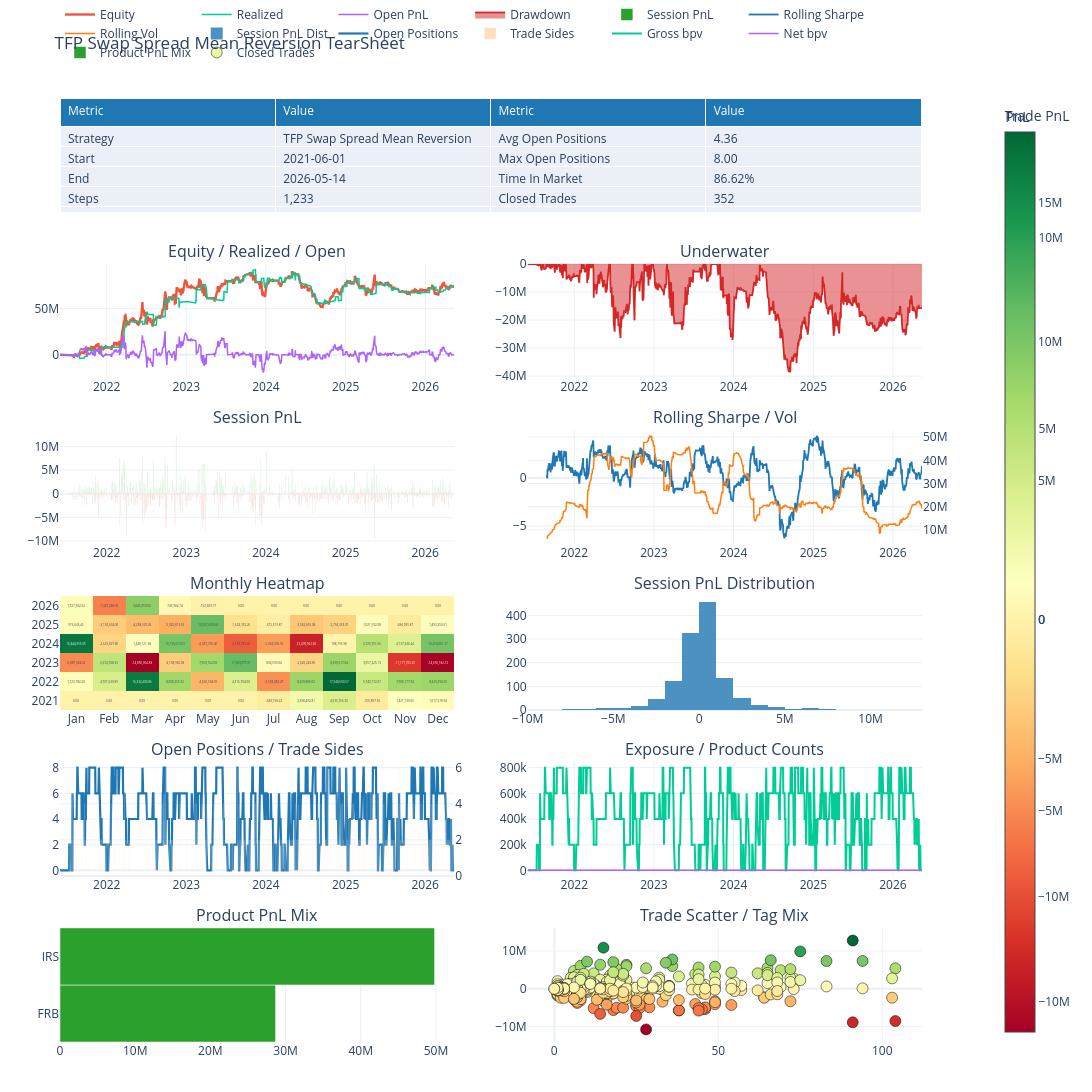

This figure's notebook cell:
### Markdown cell above
## Tearsheet

### Code cell
try:
    tearsheet = QueryBacktestTearSheet.from_backtest(bt)
    plotly_fig = tearsheet.plot_plotly()
    plotly_fig.show()
except Exception as e:
    print(f'Tearsheet generation: {e}')
    # Fallback: basic stats
    if len(mtm) > 1:
        daily = mtm.diff().dropna()
        sharpe = daily.mean() / daily.std() * np.sqrt(252) if daily.std() > 0 else 0
        max_dd = (mtm - mtm.cummax()).min()
        print(f'\nFinal P&L:  {mtm.iloc[-1]:,.0f}')
        print(f'Sharpe:     {sharpe:.2f}')
        print(f'Max DD:     {max_dd:,.0f}')
        print(f'Daily vol:  {daily.std():,.0f}')

### Figure 1 — Plotly figure (JSON) as saved in the notebook; plotly's stock layout.template omitted (floating-point values rounded to 4 significant figures; data arrays with more than 128 entries replaced by an {"elided": "..."} marker saying what was removed)
{"data": [{"cells": {"align": "left", "values": [["Strategy", "Start", "End", "Steps", "Sessions", "Total PnL", "Realized PnL", "Open PnL", "Gross Realized", "Fees", "Avg Session PnL", "Best Session", "Worst Session", "Positive Sessions", "Negative Sessions", "Session Vol", "Sharpe", "Sortino", "Max Drawdown", "Current Drawdown", "VaR 95", "CVaR 95", "Entry Count", "Exit Count", "Trade Sides", "Active Trading Sessions", "Avg Entries / Session", "Avg Exits / Session", "Avg Sides / Session", "Avg Entries / Active Session", "Avg Exits / Active Session"], ["TFP Swap Spread Mean Reversion", "2021-06-01", "2026-05-14", "1,233", "1,233", "73,924,250.22", "73,924,250.22", "0.00", "87,287,864.35", "8,800,000.00", "59,954.79", "12,282,620.27", "-9,451,445.40", "43.23%", "43.47%", "28,396,577.90", "0.53", "0.68", "-38,651,817.76", "-15,799,779.03", "-2,573,210.88", "-4,298,325.29", "352", "352", "704", "281", "0.29", "0.29", "0.57", "1.25", "1.25"], ["Avg Open Positions", "Max Open Positions", "Time In Market", "Closed Trades", "Winning Trades", "Losing Trades", "Flat Trades", "Open Trades", "Trade Hit Rate", "Profit Factor", "Payoff Ratio", "Gross Profit", "Gross Loss", "Expectancy", "Avg Trade PnL", "Median Trade PnL", "Avg Win", "Median Win", "Avg Loss", "Median Loss", "Max Win Trade", "Max Loss Trade", "Avg Hold Days", "Median Hold Days", "P90 Hold Days", "Avg Winner Hold", "Avg Loser Hold", "Avg Hold Steps", "Max Win Streak", "Max Loss Streak", "Current Trade Streak"], ["4.36", "8.00", "86.62%", "352", "187", "165", "0", "0", "53.12%", "1.26", "1.11", "376,288,101.29", "297,800,236.95", "222,976.89", "222,976.89", "39,709.56", "2,012,235.84", "1,239,689.15", "-1,804,849.92", "-1,062,326.95", "12,774,899.59", "-10,799,606.54", "22.35", "14.00", "56.80", "24.73", "19.65", "15.34", "8", "8", "Loss 2"]]}, "domain": {"x": [0, 0.94], "y": [0.8792, 1]}, "header": {"align": "left", "fill": {"color": "#1f77b4"}, "font": {"color": "white"}, "values": ["Metric", "Value", "Metric", "Value"]}, "type": "table"}, {"line": {"width": 2.4}, "mode": "lines", "name": "Equity", "type": "scatter", "x": {"elided": "1233 str values"}, "xaxis": "x", "y": {"elided": "1233 float values"}, "yaxis": "y"}, {"line": {"width": 1.5}, "mode": "lines", "name": "Realized", "type": "scatter", "x": {"elided": "1233 str values"}, "xaxis": "x", "y": {"elided": "1233 float values"}, "yaxis": "y"}, {"line": {"width": 1.5}, "mode": "lines", "name": "Open PnL", "type": "scatter", "x": {"elided": "1233 str values"}, "xaxis": "x", "y": {"elided": "1233 float values"}, "yaxis": "y"}, {"fill": "tozeroy", "line": {"color": "#d62728", "width": 1.8}, "mode": "lines", "name": "Drawdown", "type": "scatter", "x": {"elided": "1233 str values"}, "xaxis": "x2", "y": {"elided": "1233 float values"}, "yaxis": "y2"}, {"marker": {"color": {"elided": "1233 str values"}}, "name": "Session PnL", "type": "bar", "x": {"elided": "1233 str values"}, "xaxis": "x3", "y": {"elided": "1233 float values"}, "yaxis": "y3"}, {"line": {"color": "#1f77b4", "width": 1.8}, "mode": "lines", "name": "Rolling Sharpe", "type": "scatter", "x": {"elided": "1233 str values"}, "xaxis": "x4", "y": {"elided": "1233 float values"}, "yaxis": "y4"}, {"line": {"color": "#ff7f0e", "width": 1.5}, "mode": "lines", "name": "Rolling Vol", "type": "scatter", "x": {"elided": "1233 str values"}, "xaxis": "x4", "y": {"elided": "1233 float values"}, "yaxis": "y5"}, {"colorbar": {"title": {"text": "PnL"}}, "colorscale": [[0, "rgb(165,0,38)"], [0.1, "rgb(215,48,39)"], [0.2, "rgb(244,109,67)"], [0.3, "rgb(253,174,97)"], [0.4, "rgb(254,224,139)"], [0.5, "rgb(255,255,191)"], [0.6, "rgb(217,239,139)"], [0.7, "rgb(166,217,106)"], [0.8, "rgb(102,189,99)"], [0.9, "rgb(26,152,80)"], [1, "rgb(0,104,55)"]], "text": [["0.00", "0.00", "0.00", "0.00", "0.00", "0.00", "-649,158.22", "2,398,492.81", "4,535,765.20", "-750,897.56", "1,421,199.66", "1,017,578.94"], ["1,723,782.20", "4,701,639.89", "16,332,400.86", "8,008,255.92", "-4,606,594.59", "4,316,704.00", "-6,568,482.27", "8,239,886.02", "17,548,600.57", "5,749,172.07", "7,985,177.94", "8,329,396.25"], ["-6,887,364.32", "6,274,708.33", "-14,850,904.83", "-3,138,965.58", "7,959,162.08", "11,063,275.91", "834,599.04", "-2,620,243.85", "8,299,617.64", "3,057,225.13", "-11,171,706.25", "-14,655,182.72"], ["16,444,355.05", "-2,623,827.86", "1,448,121.38", "10,135,619.53", "-6,051,395.40", "-9,155,072.66", "-5,924,996.91", "-12,478,962.66", "188,795.98", "6,720,761.66", "4,137,346.44", "10,259,061.17"], ["976,645.45", "-3,130,634.90", "-4,258,527.26", "-5,020,813.55", "10,927,439.64", "-1,624,332.26", "-372,519.87", "-3,542,855.08", "-2,794,333.37", "1,021,592.08", "-684,095.87", "1,493,253.61"], ["1,727,302.52", "-7,427,248.90", "9,045,059.02", "743,982.74", "-152,609.77", "0.00", "0.00", "0.00", "0.00", "0.00", "0.00", "0.00"]], "texttemplate": "%{text}", "type": "heatmap", "x": ["Jan", "Feb", "Mar", "Apr", "May", "Jun", "Jul", "Aug", "Sep", "Oct", "Nov", "Dec"], "xaxis": "x5", "y": ["2021", "2022", "2023", "2024", "2025", "2026"], "yaxis": "y6", "z": [[0.0, 0.0, 0.0, 0.0, 0.0, 0.0, -649200.0, 2398000.0, 4536000.0, -750900.0, 1421000.0, 1018000.0], [1724000.0, 4702000.0, 16330000.0, 8008000.0, -4607000.0, 4317000.0, -6568000.0, 8240000.0, 17550000.0, 5749000.0, 7985000.0, 8329000.0], [-6887000.0, 6275000.0, -14850000.0, -3139000.0, 7959000.0, 11060000.0, 834600.0, -2620000.0, 8300000.0, 3057000.0, -11170000.0, -14660000.0], [16440000.0, -2624000.0, 1448000.0, 10140000.0, -6051000.0, -9155000.0, -5925000.0, -12480000.0, 188800.0, 6721000.0, 4137000.0, 10260000.0], [976600.0, -3131000.0, -4259000.0, -5021000.0, 10930000.0, -1624000.0, -372500.0, -3543000.0, -2794000.0, 1022000.0, -684100.0, 1493000.0], [1727000.0, -7427000.0, 9045000.0, 744000.0, -152600.0, 0.0, 0.0, 0.0, 0.0, 0.0, 0.0, 0.0]]}, {"marker": {"color": "#1f77b4"}, "name": "Session PnL Dist", "nbinsx": 30, "opacity": 0.8, "type": "histogram", "x": {"elided": "1233 float values"}, "xaxis": "x6", "yaxis": "y7"}, {"line": {"color": "#1f77b4", "width": 2.2}, "mode": "lines", "name": "Open Positions", "type": "scatter", "x": {"elided": "1233 str values"}, "xaxis": "x7", "y": {"elided": "1233 float values"}, "yaxis": "y8"}, {"marker": {"color": "#ff7f0e"}, "name": "Trade Sides", "opacity": 0.25, "type": "bar", "x": {"elided": "1233 str values"}, "xaxis": "x7", "y": {"elided": "1233 float values"}, "yaxis": "y9"}, {"line": {"width": 2}, "mode": "lines", "name": "Gross bpv", "type": "scatter", "x": {"elided": "1233 str values"}, "xaxis": "x8", "y": {"elided": "1233 float values"}, "yaxis": "y10"}, {"line": {"width": 1.5}, "mode": "lines", "name": "Net bpv", "type": "scatter", "x": {"elided": "1233 str values"}, "xaxis": "x8", "y": {"elided": "1233 float values"}, "yaxis": "y10"}, {"marker": {"color": ["#2ca02c", "#2ca02c"]}, "name": "Product PnL Mix", "orientation": "h", "type": "bar", "x": [28670000.0, 49820000.0], "xaxis": "x9", "y": ["FRB", "IRS"], "yaxis": "y11"}, {"marker": {"color": {"elided": "352 float values"}, "colorbar": {"title": {"text": "Trade PnL"}}, "colorscale": [[0, "rgb(165,0,38)"], [0.1, "rgb(215,48,39)"], [0.2, "rgb(244,109,67)"], [0.3, "rgb(253,174,97)"], [0.4, "rgb(254,224,139)"], [0.5, "rgb(255,255,191)"], [0.6, "rgb(217,239,139)"], [0.7, "rgb(166,217,106)"], [0.8, "rgb(102,189,99)"], [0.9, "rgb(26,152,80)"], [1, "rgb(0,104,55)"]], "line": {"color": "black", "width": 0.5}, "showscale": true, "size": 11}, "mode": "markers", "name": "Closed Trades", "text": {"elided": "352 str values"}, "type": "scatter", "x": {"elided": "352 float values"}, "xaxis": "x10", "y": {"elided": "352 float values"}, "yaxis": "y12"}], "layout": {"annotations": [{"font": {"size": 16}, "showarrow": false, "text": "Equity / Realized / Open", "x": 0.215, "xanchor": "center", "xref": "paper", "y": 0.8242, "yanchor": "bottom", "yref": "paper"}, {"font": {"size": 16}, "showarrow": false, "text": "Underwater", "x": 0.725, "xanchor": "center", "xref": "paper", "y": 0.8242, "yanchor": "bottom", "yref": "paper"}, {"font": {"size": 16}, "showarrow": false, "text": "Session PnL", "x": 0.215, "xanchor": "center", "xref": "paper", "y": 0.6483, "yanchor": "bottom", "yref": "paper"}, {"font": {"size": 16}, "showarrow": false, "text": "Rolling Sharpe / Vol", "x": 0.725, "xanchor": "center", "xref": "paper", "y": 0.6483, "yanchor": "bottom", "yref": "paper"}, {"font": {"size": 16}, "showarrow": false, "text": "Monthly Heatmap", "x": 0.215, "xanchor": "center", "xref": "paper", "y": 0.4725, "yanchor": "bottom", "yref": "paper"}, {"font": {"size": 16}, "showarrow": false, "text": "Session PnL Distribution", "x": 0.725, "xanchor": "center", "xref": "paper", "y": 0.4725, "yanchor": "bottom", "yref": "paper"}, {"font": {"size": 16}, "showarrow": false, "text": "Open Positions / Trade Sides", "x": 0.215, "xanchor": "center", "xref": "paper", "y": 0.2967, "yanchor": "bottom", "yref": "paper"}, {"font": {"size": 16}, "showarrow": false, "text": "Exposure / Product Counts", "x": 0.725, "xanchor": "center", "xref": "paper", "y": 0.2967, "yanchor": "bottom", "yref": "paper"}, {"font": {"size": 16}, "showarrow": false, "text": "Product PnL Mix", "x": 0.215, "xanchor": "center", "xref": "paper", "y": 0.1208, "yanchor": "bottom", "yref": "paper"}, {"font": {"size": 16}, "showarrow": false, "text": "Trade Scatter / Tag Mix", "x": 0.725, "xanchor": "center", "xref": "paper", "y": 0.1208, "yanchor": "bottom", "yref": "paper"}], "height": 2400, "legend": {"orientation": "h", "x": 0, "xanchor": "left", "y": 1.02, "yanchor": "bottom"}, "margin": {"b": 50, "l": 60, "r": 40, "t": 80}, "title": {"text": "TFP Swap Spread Mean Reversion TearSheet"}, "width": 1600, "xaxis": {"anchor": "y", "domain": [0, 0.43]}, "xaxis10": {"anchor": "y12", "domain": [0.51, 0.94]}, "xaxis2": {"anchor": "y2", "domain": [0.51, 0.94]}, "xaxis3": {"anchor": "y3", "domain": [0, 0.43]}, "xaxis4": {"anchor": "y4", "domain": [0.51, 0.94]}, "xaxis5": {"anchor": "y6", "domain": [0, 0.43]}, "xaxis6": {"anchor": "y7", "domain": [0.51, 0.94]}, "xaxis7": {"anchor": "y8", "domain": [0, 0.43]}, "xaxis8": {"anchor": "y10", "domain": [0.51, 0.94]}, "xaxis9": {"anchor": "y11", "domain": [0, 0.43]}, "yaxis": {"anchor": "x", "domain": [0.7033, 0.8242]}, "yaxis10": {"anchor": "x8", "domain": [0.1758, 0.2967]}, "yaxis11": {"anchor": "x9", "domain": [0, 0.1208]}, "yaxis12": {"anchor": "x10", "domain": [0, 0.1208]}, "yaxis2": {"anchor": "x2", "domain": [0.7033, 0.8242]}, "yaxis3": {"anchor": "x3", "domain": [0.5275, 0.6483]}, "yaxis4": {"anchor": "x4", "domain": [0.5275, 0.6483]}, "yaxis5": {"anchor": "x4", "overlaying": "y4", "side": "right"}, "yaxis6": {"anchor": "x5", "domain": [0.3517, 0.4725]}, "yaxis7": {"anchor": "x6", "domain": [0.3517, 0.4725]}, "yaxis8": {"anchor": "x7", "domain": [0.1758, 0.2967]}, "yaxis9": {"anchor": "x7", "overlaying": "y8", "side": "right"}}}
